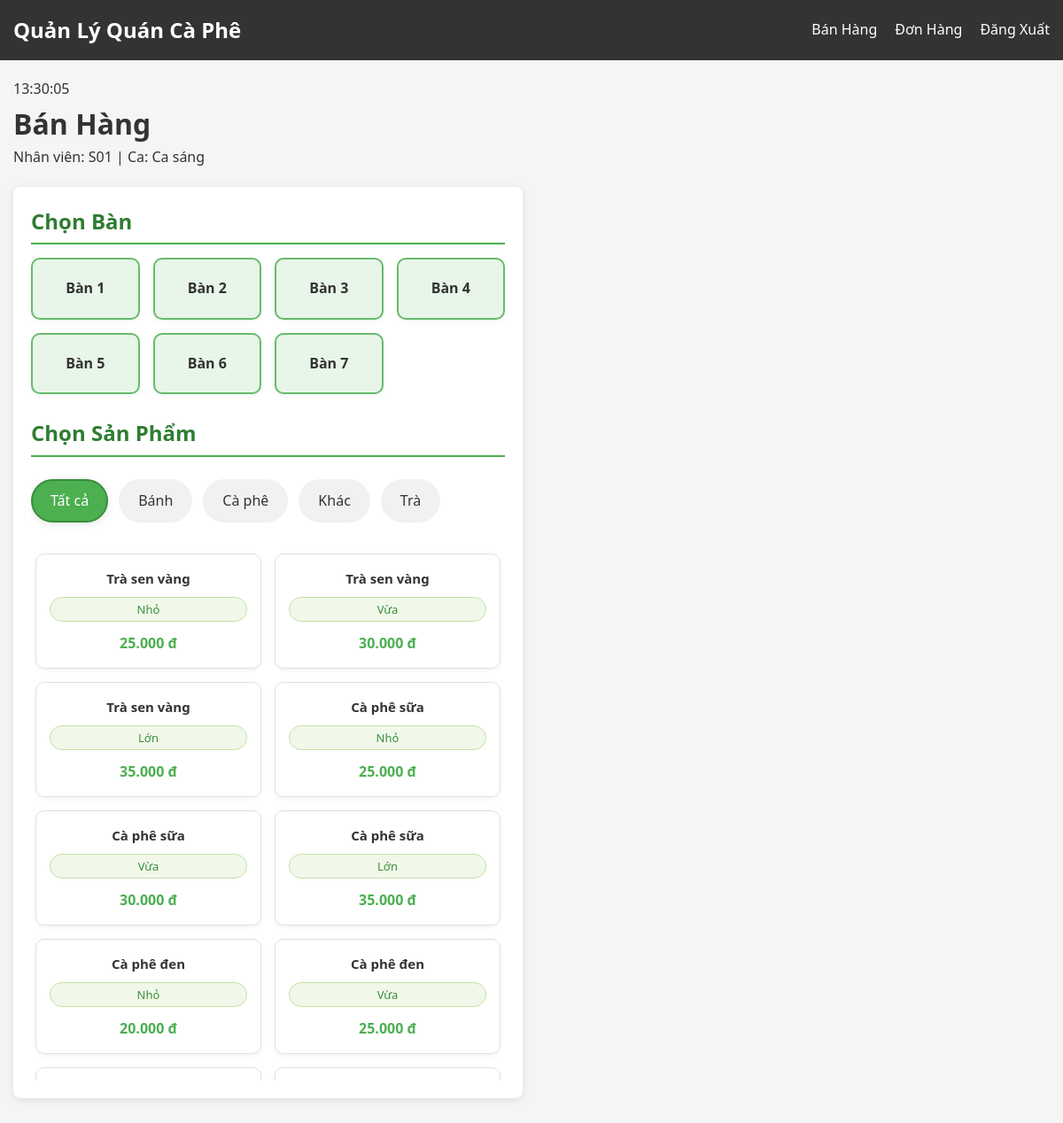
/staff/pos.php (signed in), run on the app's committed database.
### tables this page shows
CREATE TABLE `tables` (
  `table_id` varchar(10) NOT NULL,
  `table_name` varchar(50) NOT NULL
);

CREATE TABLE `categories` (
  `category_id` int(11) NOT NULL,
  `category_name` varchar(100) NOT NULL,
  `status` enum('Hoạt động','Không hoạt động') DEFAULT 'Hoạt động'
);

CREATE TABLE `products` (
  `product_id` int(11) NOT NULL,
  `product_name` varchar(100) NOT NULL,
  `category_id` int(11) NOT NULL,
  `size` enum('Nhỏ','Vừa','Lớn') NOT NULL,
  `price` decimal(10,2) NOT NULL,
  `status` enum('Hoạt động','Ngừng bán') DEFAULT 'Hoạt động'
);

### config/functions.php (called while the page is built, shortened)
<?php
function formatCurrency($amount) {
    return number_format($amount, 0, ',', '.') . ' đ';
}
?>

### staff/pos.php (the view, shortened to what this page needs)
<?php
require_once '../config/db.php';
require_once '../config/functions.php';
$tables_query = "SELECT * FROM Tables ORDER BY table_name";
$tables_result = $conn->query($tables_query);
$categories_query = "SELECT * FROM Categories WHERE status = 'Hoạt động' ORDER BY category_name";
$categories_result = $conn->query($categories_query);
$products_query = "SELECT p.*, c.category_name FROM Products p
                  JOIN Categories c ON p.category_id = c.category_id
                  WHERE p.status = 'Hoạt động'
                  ORDER BY p.category_id, p.product_name, p.size";
$products_result = $conn->query($products_query);
?>
<!DOCTYPE html>
<html lang="vi">
<head>
    <link rel="stylesheet" href="../assets/css/style.css">
</head>
<body>
    <nav class="navbar">
        <div class="container">
            <a href="pos.php" class="navbar-brand">Quản Lý Quán Cà Phê</a>
            <ul class="navbar-nav">
                <li class="nav-item">
                    <a href="pos.php" class="nav-link">Bán Hàng</a>
                </li>
                <li class="nav-item">
                    <a href="orders.php" class="nav-link">Đơn Hàng</a>
                </li>
                <li class="nav-item">
                    <a href="../logout.php" class="nav-link">Đăng Xuất</a>
                </li>
            </ul>
        </div>
    </nav>
    <div class="container">
        <div class="dashboard">
            <div class="dashboard-header">
                <div id="clock"></div>
                <h1>Bán Hàng</h1>
                <p>Nhân viên: <?php echo $_SESSION['username']; ?> | Ca: <?php echo $_SESSION['role']; ?></p>
            </div>
            <div class="pos-container">
                <div class="tables-section">
                    <h2>Chọn Bàn</h2>
                    <div class="table-grid">
                        <?php if ($tables_result->num_rows > 0): ?>
                            <?php while ($table = $tables_result->fetch_assoc()): ?>
                                <div class="table-item"
                                     data-id="<?php echo $table['table_id']; ?>">
                                    <div class="table-name"><?php echo $table['table_name']; ?></div>
                                </div>
                            <?php endwhile; ?>
                        <?php else: ?>
                            <p>Không có bàn nào</p>
                        <?php endif; ?>
                    </div>
                    <h2 class="mt-4">Chọn Sản Phẩm</h2>
                    <div class="categories-list">
                        <div class="category-item active" data-id="all">Tất cả</div>
                        <?php if ($categories_result->num_rows > 0): ?>
                            <?php while ($category = $categories_result->fetch_assoc()): ?>
                                <div class="category-item" data-id="<?php echo $category['category_id']; ?>">
                                    <?php echo $category['category_name']; ?>
                                </div>
                            <?php endwhile; ?>
                        <?php endif; ?>
                    </div>
                    <div class="products-grid">
                        <?php if ($products_result->num_rows > 0): ?>
                            <?php while ($product = $products_result->fetch_assoc()): ?>
                                <div class="product-item"
                                     data-id="<?php echo $product['product_id']; ?>"
                                     data-category="<?php echo $product['category_id']; ?>"
                                     data-price="<?php echo $product['price']; ?>"
                                     data-size="<?php echo $product['size']; ?>">
                                    <div class="product-name">
                                        <?php echo $product['product_name']; ?>
                                    </div>
                                    <div class="product-size">
                                        <?php echo $product['size']; ?>
                                    </div>
                                    <div class="product-price">
                                        <?php echo formatCurrency($product['price']); ?>
                                    </div>
                                </div>
                            <?php endwhile; ?>
                        <?php else: ?>
                            <p>Không có sản phẩm nào</p>
                        <?php endif; ?>
                    </div>
                </div>
            </div>
        </div>
    </div>
</body>
</html>

### assets/css/style.css (style rules this page uses)
* { margin: 0; padding: 0; box-sizing: border-box; }
body { font-family: 'Segoe UI', Tahoma, Geneva, Verdana, sans-serif; line-height: 1.6; color: #333; background-color: #f5f5f5; }
a { text-decoration: none; color: #0066cc; }
ul { list-style: none; }
.container { width: 100%; max-width: 1200px; margin: 0 auto; padding: 0 15px; }
.navbar { background-color: #333; color: white; padding: 15px 0; }
.navbar .container { display: flex; justify-content: space-between; align-items: center; }
.navbar-brand { font-size: 1.5rem; font-weight: bold; color: white; }
.navbar-nav { display: flex; }
.nav-item { margin-left: 20px; }
.nav-link { color: white; transition: all 0.3s ease; }
.dashboard { padding: 20px 0; }
.dashboard-header { margin-bottom: 20px; }
.pos-container { display: grid; grid-template-columns: 1fr 1fr; gap: 20px; }
.tables-section, .order-section { background-color: white; border-radius: 8px; box-shadow: 0 2px 10px rgba(0, 0, 0, 0.1); padding: 20px; }
.tables-section h2 { color: #2e7d32; margin-bottom: 15px; padding-bottom: 5px; border-bottom: 2px solid #4CAF50; }
.table-grid { display: grid; grid-template-columns: repeat(auto-fill, minmax(120px, 1fr)); gap: 15px; margin-top: 15px; margin-bottom: 25px; }
.table-item { background-color: #e8f5e9; border: 2px solid #66bb6a; border-radius: 10px; padding: 20px 10px; text-align: center; cursor: pointer; transition: all 0.3s ease; box-shadow: 0 2px 5px rgba(0,0,0,0.05); position: relative; overflow: hidden; }
.table-name { font-weight: bold; font-size: 16px; }
.categories-list { display: flex; overflow-x: auto; padding: 10px 0; margin-bottom: 20px; scrollbar-width: thin; scrollbar-color: #66bb6a transparent; }
.category-item { padding: 10px 20px; background-color: #f1f1f1; border-radius: 25px; margin-right: 12px; cursor: pointer; white-space: nowrap; transition: all 0.2s ease; border: 2px solid transparent; font-weight: 500; }
.category-item.active { background-color: #4CAF50; color: white; border-color: #388e3c; box-shadow: 0 2px 8px rgba(0,0,0,0.1); }
.products-grid { display: grid; grid-template-columns: repeat(auto-fill, minmax(170px, 1fr)); gap: 15px; max-height: 600px; overflow-y: auto; padding: 5px; scrollbar-width: thin; scrollbar-color: #66bb6a transparent; }
.product-item { background-color: white; border: 1px solid #e0e0e0; border-radius: 10px; padding: 15px; text-align: center; cursor: pointer; transition: all 0.3s ease; box-shadow: 0 2px 5px rgba(0,0,0,0.05); display: flex; flex-direction: column; justify-content: space-between; min-height: 130px; }
.product-name { font-weight: 600; margin-bottom: 5px; color: #333; font-size: 15px; }
.product-size { display: inline-block; padding: 3px 10px; background-color: #f1f8e9; border-radius: 15px; color: #388e3c; font-size: 13px; margin-bottom: 8px; border: 1px solid #c5e1a5; }
.product-price { color: #4CAF50; font-weight: bold; font-size: 16px; }

### data on the page
tables: table_name "Bàn 1"
tables: table_name "Bàn 2"
tables: table_name "Bàn 3"
tables: table_name "Bàn 4"
tables: table_name "Bàn 5"
tables: table_name "Bàn 6"
tables: table_name "Bàn 7"
categories: category_name "Bánh"
categories: category_name "Cà phê"
categories: category_name "Khác"
categories: category_name "Trà"
products: product_name "Trà sen vàng", size "Nhỏ", price "25.000 đ"
products: product_name "Trà sen vàng", size "Vừa", price "30.000 đ"
products: product_name "Trà sen vàng", size "Lớn", price "35.000 đ"
products: product_name "Cà phê sữa", size "Nhỏ", price "25.000 đ"
products: product_name "Cà phê sữa", size "Vừa", price "30.000 đ"
products: product_name "Cà phê sữa", size "Lớn", price "35.000 đ"
products: product_name "Cà phê đen", size "Nhỏ", price "20.000 đ"
products: product_name "Cà phê đen", size "Vừa", price "25.000 đ"

### other printed values
$_SESSION['username'] "S01"
$_SESSION['role'] "Ca sáng"
